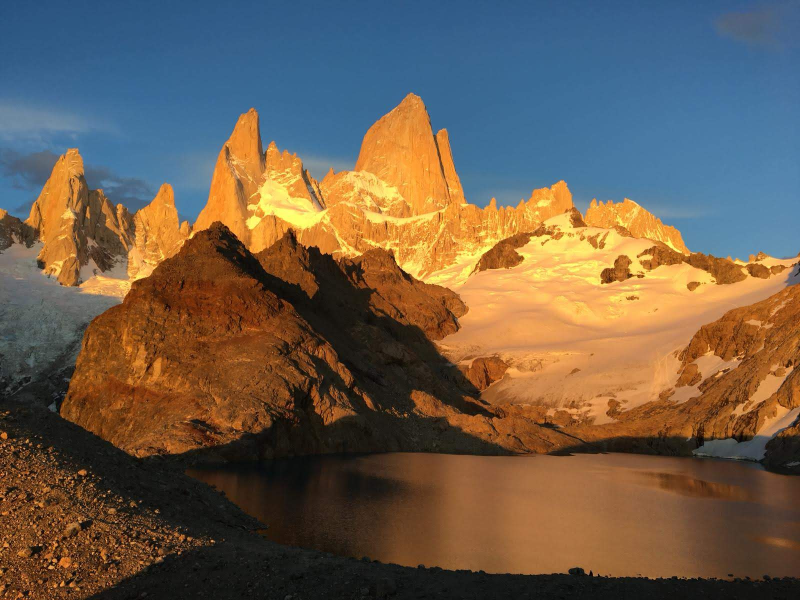
#> input picture exercises/maman11/22.jpg, 1600 x 1200 px (shown at 1/2 size)
$ jupyter execute --allow-errors maman11Q1.ipynb   (shell and % lines are left out)   (older library calls are emulated)
#> lines starting #> are read from the running program, lines starting #| are printed output that depends on the picture; after the words box and inside, x2 and y2 are one past the last pixel; in counts of white or black regions, pixels touching at a corner belong together
# Question 1

צור מטריצה בגודל 50x50 שכל איבר בה מתפלג גאוסיינית עם ממוצע 3 וסטיית תקו 7 .הצג
את המטריצה כתמונת רמות אפור דו- ממדית.

[cell 1]
import numpy as np
import matplotlib.pyplot as plt
import cv2
import scipy.stats as stats

[cell 2]
# 1a
# using mean 3 and standart diviation of 7
mu, std = 3, 7
# create 50x50 matrix of gaussian distibution
gaussian = np.random.normal(mu, std, (50, 50))
plt.figure()
plt.imshow(gaussian, cmap='gray')
plt.title("gaussian noise")
plt.savefig("gaussianNoise.png")
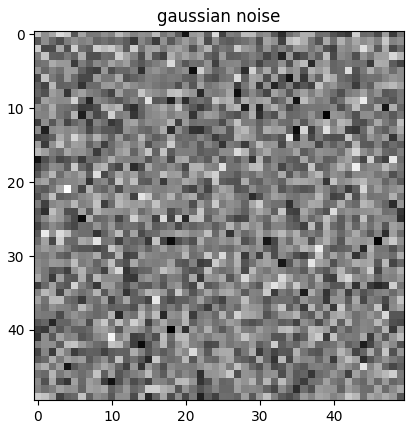
#> figure drawn by matplotlib, 1 panel

 (b)

 )צייר את ההיסטוגרמה של המטריצה מ -)a ,)השווה לפונקציית הפילוג המתאימה

[cell 3]
# 1b
plt.figure()
# flatten the matrix to vector
flatG = gaussian.flatten()
# create density histogram of 100 bins
hist = plt.hist(flatG, bins=100, density=True)

x = np.linspace(mu - 3*std, mu + 3*std, 100)
plt.plot(x, stats.norm.pdf(x, mu, std))

plt.title("Gaussian distribution histogram")
plt.savefig('Gaussian distribution histogram.png')
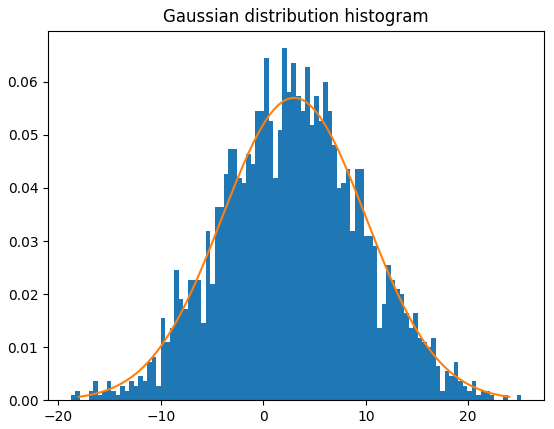
#> figure drawn by matplotlib, 1 panel; tallest bar 0.0663 high, from x = 1.87 to 2.31; curve peaks at x = 2.79, y = 0.057

c)

בסעיפים הבאים יש להשתמש בתמונה צבעונית כלשהיא. קראו את התמונה מהזיכרון והציגו
אותה כתמונה צבעונית ותמונת רמות אפור.

[cell 4]
# 1c

image = cv2.imread("22.jpg", )
#> image is the input picture: shape (1200, 1600, 3); mean B, G, R 77.4, 92.8, 107.8
plt.figure()
# BGR to HSV then choose value parameter of each pixel to represnt bw picture
bwImg = cv2.cvtColor(image, cv2.COLOR_BGR2HSV)[:,:,2]
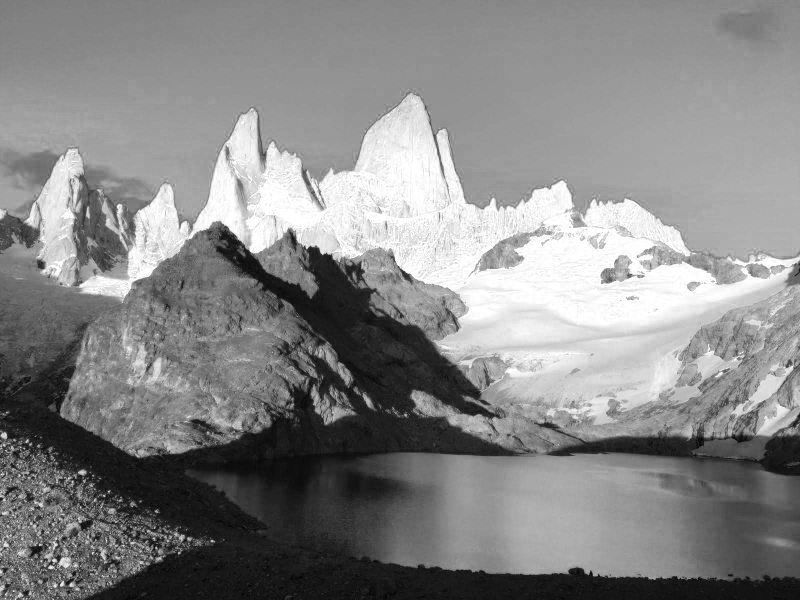
#> bwImg: shape (1200, 1600) (shown at 1/2 size); min 0, max 255, mean 134.8
plt.imshow(bwImg, cmap='gray')
plt.title("BW photo")
plt.savefig("BWPhoto.png")

d) Canny edge detector different parameters vs. sobel

[cell 5]
# 1d

# canny edge ditector with different thresholds
edges1 = cv2.Canny(bwImg,100,200)
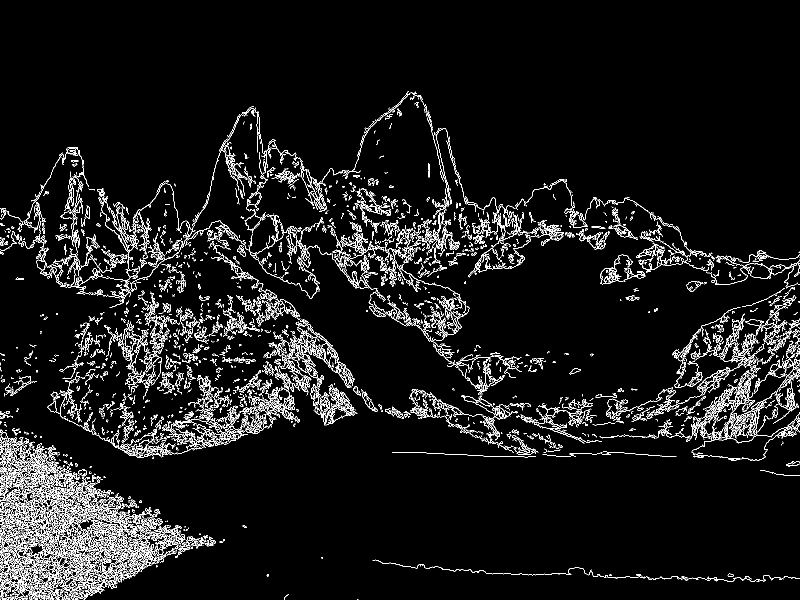
#> edges1: shape (1200, 1600) (shown at 1/2 size); 6.1% white in thin lines or dots, all inside (x1, y1, x2, y2) = (0, 182, 1600, 1200)
edges2 = cv2.Canny(bwImg,200,250)
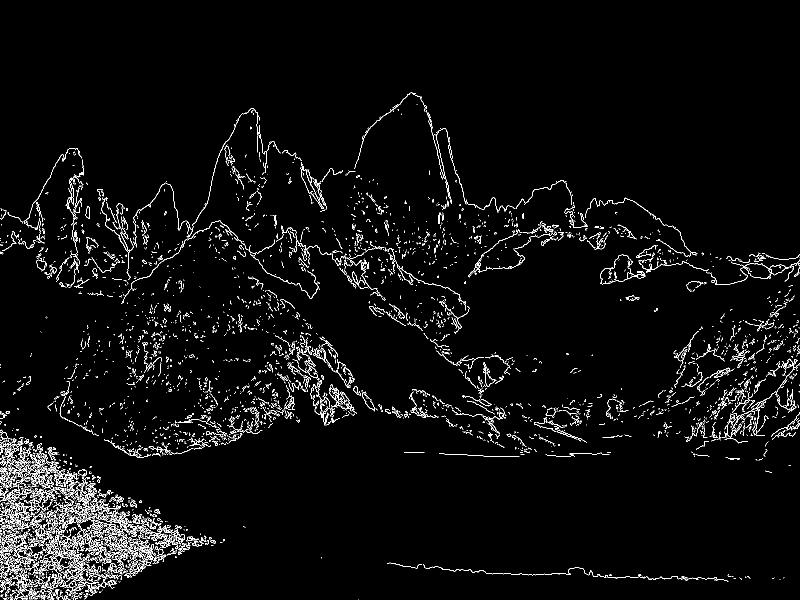
#> edges2: shape (1200, 1600) (shown at 1/2 size); 3.3% white in thin lines or dots, all inside (x1, y1, x2, y2) = (0, 185, 1600, 1200)
edges3 = cv2.Canny(bwImg,50,250)
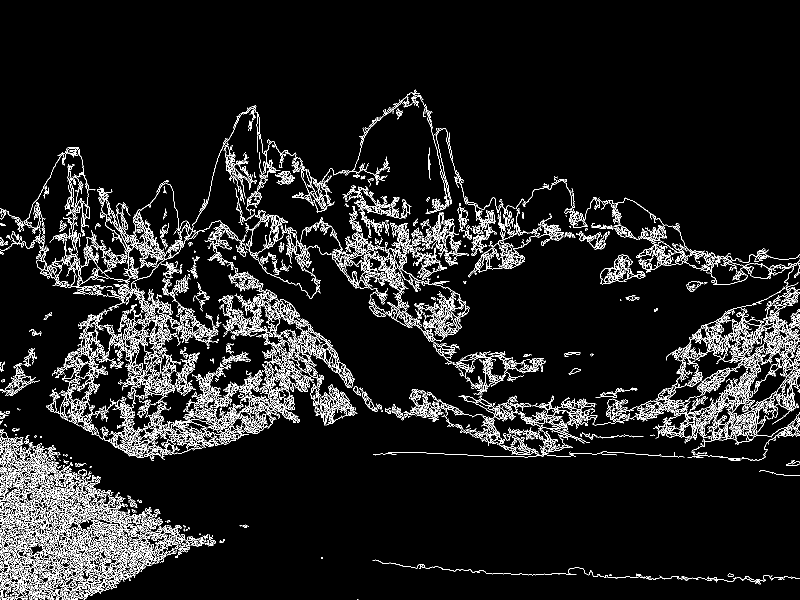
#> edges3: shape (1200, 1600) (shown at 1/2 size); 7.5% white in thin lines or dots, all inside (x1, y1, x2, y2) = (0, 179, 1600, 1200)

# sobel
sobelx = cv2.Sobel(bwImg,cv2.CV_64F,1,0,ksize=5)
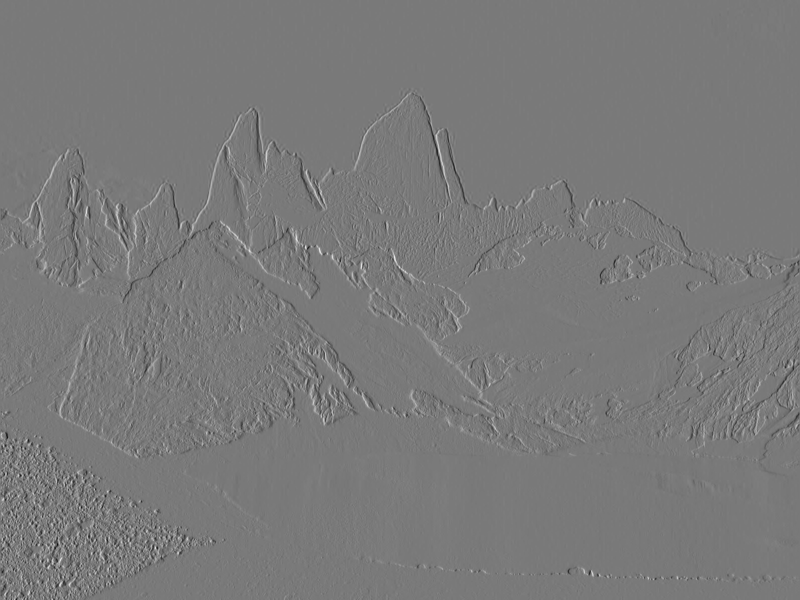
#> sobelx: shape (1200, 1600) float64 (shown at 1/2 size); min -7917, max 8649, mean 1; drawn with min black and max white
sobely = cv2.Sobel(bwImg,cv2.CV_64F,0,1,ksize=5)
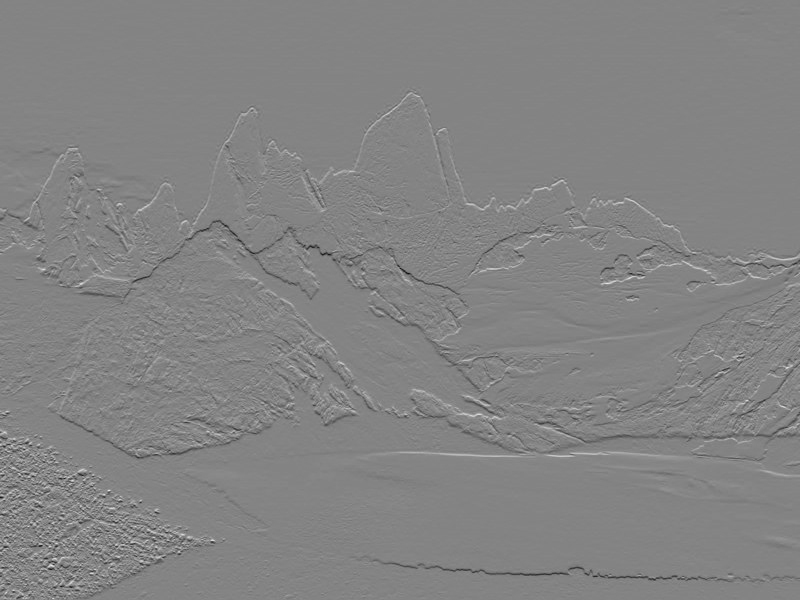
#> sobely: shape (1200, 1600) float64 (shown at 1/2 size); min -8298, max 7749, mean -11.1; drawn with min black and max white


plt.figure()
plt.subplot(221),plt.imshow(edges1,cmap = 'gray')
plt.title('Edge Image (100, 200)'), plt.xticks([]), plt.yticks([])
plt.subplot(222),plt.imshow(edges2,cmap = 'gray')
plt.title('Edge Image (200, 250)'), plt.xticks([]), plt.yticks([])
plt.subplot(223),plt.imshow(edges3,cmap = 'gray')
plt.title('Edge Image (50, 250)'), plt.xticks([]), plt.yticks([])
plt.subplot(224),plt.imshow(np.sqrt(sobelx*sobelx + sobely*sobely),cmap = 'gray')
plt.title('Sobel'), plt.xticks([]), plt.yticks([])
plt.savefig("edgeDitector.png")
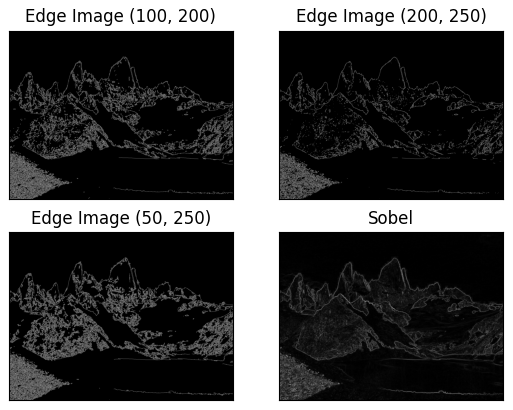
#> figure drawn by matplotlib, 4 panels

$ run again, with exercises/maman11/29.jpg copied over exercises/maman11/22.jpg
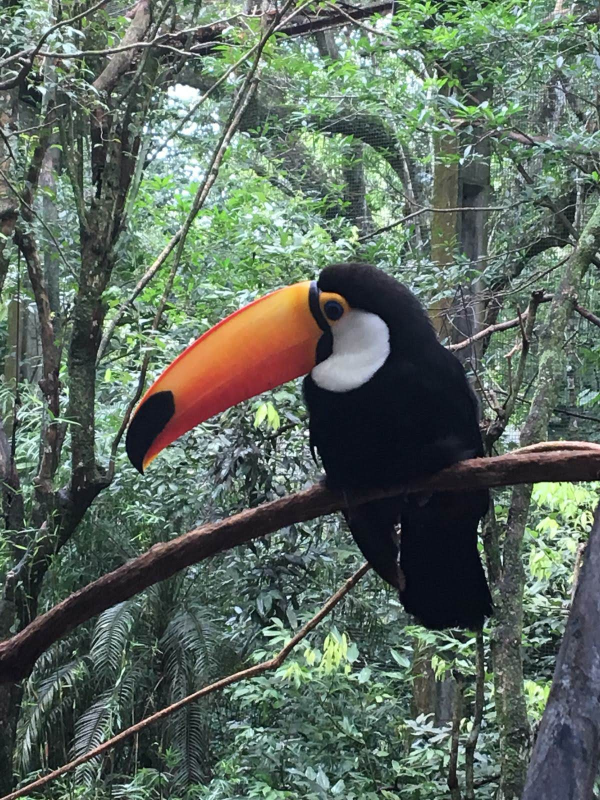
#> input picture exercises/maman11/29.jpg, 1200 x 1600 px (shown at 1/2 size)
#> image is the input picture: shape (1600, 1200, 3); mean B, G, R 96, 106.9, 93.1
#> `edges1 = cv2.Canny(bwImg,100,200)`:
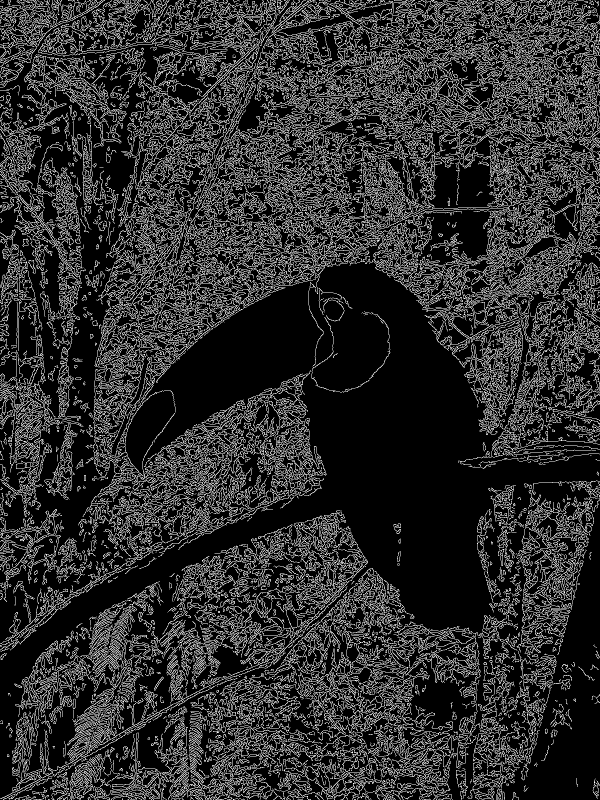
#> edges1: shape (1600, 1200) (shown at 1/2 size); 18.4% white in thin lines or dots
#> edges2: shape (1600, 1200); 12.8% white in thin lines or dots
#> edges3: shape (1600, 1200); 20% white in thin lines or dots
#> `plt.savefig("edgeDitector.png")`:
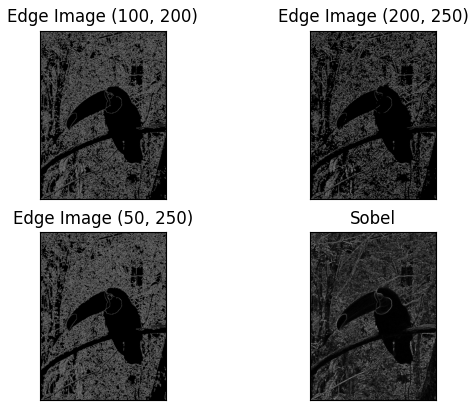
#> figure drawn by matplotlib, 4 panels

$ run again, with exercises/maman11/39.jpg copied over exercises/maman11/22.jpg
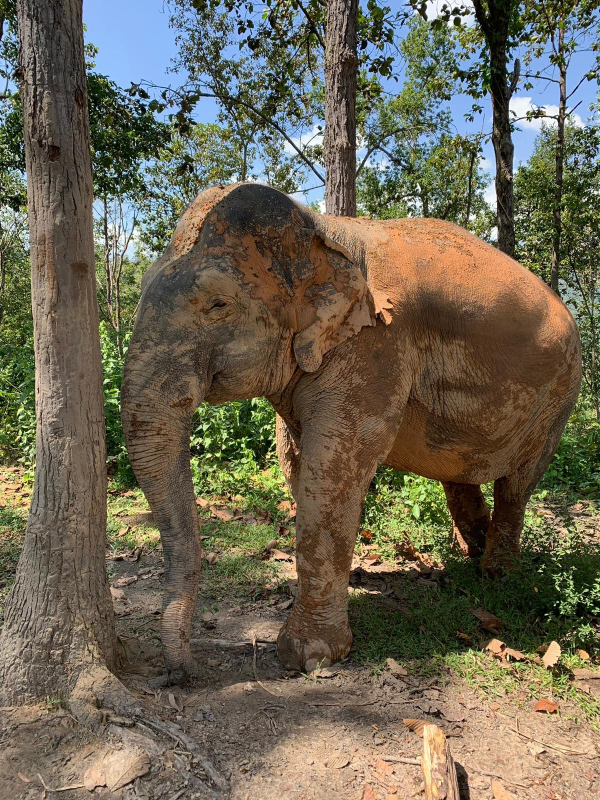
#> input picture exercises/maman11/39.jpg, 1200 x 1600 px (shown at 1/2 size)
#> image is the input picture: shape (1600, 1200, 3); mean B, G, R 83.6, 101.7, 108.9
#> `edges1 = cv2.Canny(bwImg,100,200)`:
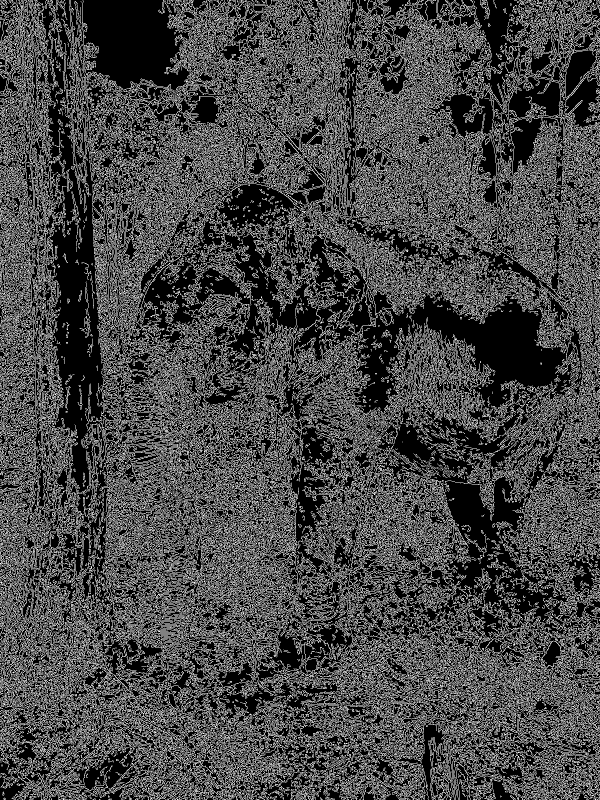
#> edges1: shape (1600, 1200) (shown at 1/2 size); 28.3% white in thin lines or dots
#> edges2: shape (1600, 1200); 19.7% white in thin lines or dots
#> edges3: shape (1600, 1200); 30.6% white in thin lines or dots
#> `plt.savefig("edgeDitector.png")`:
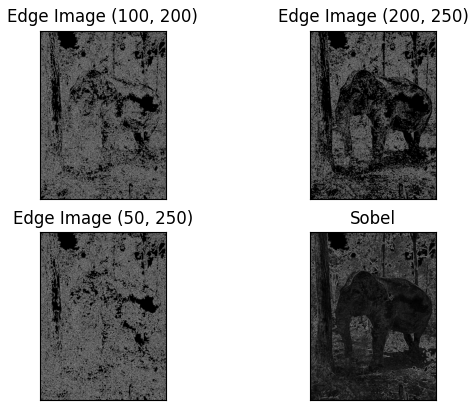
#> figure drawn by matplotlib, 4 panels
